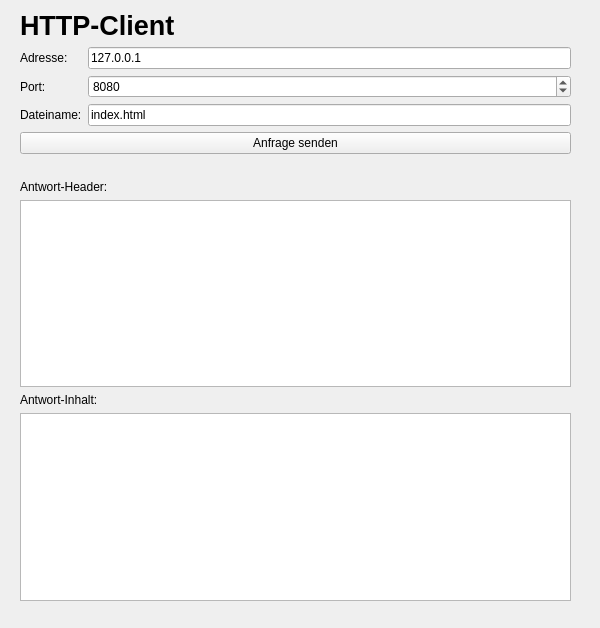
<?xml version="1.0" encoding="UTF-8"?>
<ui version="4.0">
 <class>Widget</class>
 <widget class="QWidget" name="Widget">
  <property name="geometry">
   <rect>
    <x>0</x>
    <y>0</y>
    <width>600</width>
    <height>628</height>
   </rect>
  </property>
  <property name="windowTitle">
   <string>HTTP-Client</string>
  </property>
  <widget class="QWidget" name="verticalLayoutWidget">
   <property name="geometry">
    <rect>
     <x>20</x>
     <y>10</y>
     <width>551</width>
     <height>591</height>
    </rect>
   </property>
   <layout class="QVBoxLayout" name="verticalLayout">
    <item>
     <widget class="QLabel" name="label_3">
      <property name="font">
       <font>
        <pointsize>20</pointsize>
        <weight>75</weight>
        <bold>true</bold>
       </font>
      </property>
      <property name="text">
       <string>HTTP-Client</string>
      </property>
     </widget>
    </item>
    <item>
     <layout class="QFormLayout" name="formLayout">
      <item row="0" column="0">
       <widget class="QLabel" name="adressLabel">
        <property name="text">
         <string>Adresse:</string>
        </property>
       </widget>
      </item>
      <item row="0" column="1">
       <widget class="QLineEdit" name="adressLineEdit">
        <property name="text">
         <string>127.0.0.1</string>
        </property>
       </widget>
      </item>
      <item row="1" column="0">
       <widget class="QLabel" name="portLabel">
        <property name="text">
         <string>Port:</string>
        </property>
       </widget>
      </item>
      <item row="1" column="1">
       <widget class="QSpinBox" name="portSpinBox">
        <property name="maximum">
         <number>10000</number>
        </property>
        <property name="value">
         <number>8080</number>
        </property>
       </widget>
      </item>
      <item row="2" column="0">
       <widget class="QLabel" name="filenameLabel">
        <property name="text">
         <string>Dateiname:</string>
        </property>
       </widget>
      </item>
      <item row="2" column="1">
       <widget class="QLineEdit" name="filenameLineEdit">
        <property name="text">
         <string>index.html</string>
        </property>
       </widget>
      </item>
     </layout>
    </item>
    <item>
     <widget class="QPushButton" name="sendRequestPushButton">
      <property name="text">
       <string>Anfrage senden</string>
      </property>
     </widget>
    </item>
    <item>
     <widget class="QLabel" name="outputLabel">
      <property name="text">
       <string/>
      </property>
     </widget>
    </item>
    <item>
     <widget class="QLabel" name="label">
      <property name="text">
       <string>Antwort-Header:</string>
      </property>
     </widget>
    </item>
    <item>
     <widget class="QPlainTextEdit" name="responseHeaderPlainTextEdit"/>
    </item>
    <item>
     <widget class="QLabel" name="label_2">
      <property name="text">
       <string>Antwort-Inhalt:</string>
      </property>
     </widget>
    </item>
    <item>
     <widget class="QPlainTextEdit" name="responseBodyPlainTextEdit"/>
    </item>
   </layout>
  </widget>
 </widget>
 <resources/>
 <connections/>
</ui>
